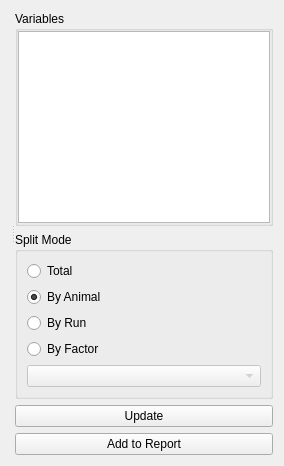
<?xml version="1.0" encoding="UTF-8"?>
<ui version="4.0">
 <author>Anton Rau</author>
 <class>MatrixPlotWidget</class>
 <widget class="QWidget" name="MatrixPlotWidget">
  <layout class="QVBoxLayout" name="verticalLayout">
   <item>
    <widget class="QSplitter" name="splitter">
     <property name="orientation">
      <enum>Qt::Orientation::Horizontal</enum>
     </property>
     <widget class="MplCanvas" name="canvas" native="true">
      <property name="sizePolicy">
       <sizepolicy hsizetype="Expanding" vsizetype="Expanding">
        <horstretch>1</horstretch>
        <verstretch>0</verstretch>
       </sizepolicy>
      </property>
     </widget>
     <widget class="QWidget" name="widgetSettings" native="true">
      <layout class="QVBoxLayout" name="verticalLayout_2">
       <item>
        <widget class="QGroupBox" name="groupBoxVariables">
         <property name="title">
          <string>Variables</string>
         </property>
         <layout class="QVBoxLayout" name="verticalLayout_4">
          <property name="spacing">
           <number>0</number>
          </property>
          <property name="leftMargin">
           <number>0</number>
          </property>
          <property name="topMargin">
           <number>0</number>
          </property>
          <property name="rightMargin">
           <number>0</number>
          </property>
          <property name="bottomMargin">
           <number>0</number>
          </property>
          <item>
           <widget class="VariablesTableWidget" name="tableWidgetVariables"/>
          </item>
         </layout>
        </widget>
       </item>
       <item>
        <widget class="QGroupBox" name="groupBoxSplitMode">
         <property name="title">
          <string>Split Mode</string>
         </property>
         <layout class="QVBoxLayout" name="verticalLayout_7">
          <item>
           <widget class="QRadioButton" name="radioButtonSplitTotal">
            <property name="text">
             <string>Total</string>
            </property>
           </widget>
          </item>
          <item>
           <widget class="QRadioButton" name="radioButtonSplitByAnimal">
            <property name="text">
             <string>By Animal</string>
            </property>
            <property name="checked">
             <bool>true</bool>
            </property>
           </widget>
          </item>
          <item>
           <widget class="QRadioButton" name="radioButtonSplitByRun">
            <property name="text">
             <string>By Run</string>
            </property>
           </widget>
          </item>
          <item>
           <widget class="QRadioButton" name="radioButtonSplitByFactor">
            <property name="text">
             <string>By Factor</string>
            </property>
           </widget>
          </item>
          <item>
           <widget class="FactorSelector" name="factorSelector">
            <property name="enabled">
             <bool>false</bool>
            </property>
           </widget>
          </item>
         </layout>
        </widget>
       </item>
       <item>
        <widget class="QPushButton" name="pushButtonUpdate">
         <property name="text">
          <string>Update</string>
         </property>
        </widget>
       </item>
       <item>
        <widget class="QPushButton" name="pushButtonAddReport">
         <property name="text">
          <string>Add to Report</string>
         </property>
        </widget>
       </item>
      </layout>
     </widget>
    </widget>
   </item>
  </layout>
 </widget>
 <customwidgets>
  <customwidget>
   <class>FactorSelector</class>
   <extends>QComboBox</extends>
   <header>tse_analytics.views.misc.factor_selector</header>
  </customwidget>
  <customwidget>
   <class>VariablesTableWidget</class>
   <extends>QTableWidget</extends>
   <header>tse_analytics.views.misc.variables_table_widget</header>
  </customwidget>
  <customwidget>
   <class>MplCanvas</class>
   <extends>QWidget</extends>
   <header>tse_analytics.views.misc.MplCanvas</header>
   <container>1</container>
  </customwidget>
 </customwidgets>
 <resources>
  <include location="../../../../resources/resources.qrc"/>
 </resources>
 <connections/>
</ui>
